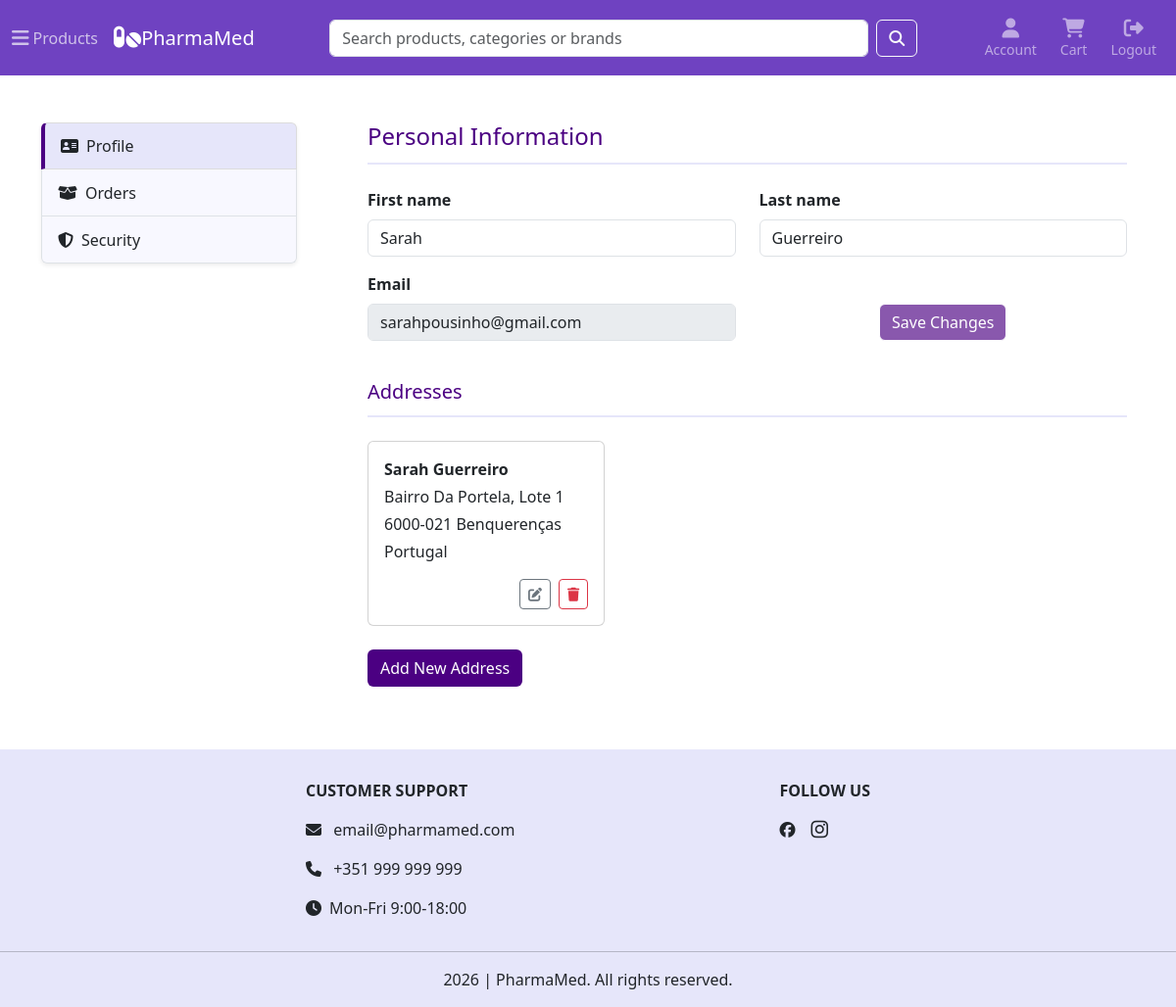
/account/profile (signed in), run on the app's committed database.
### tables this page shows
CREATE TABLE users (
    id INTEGER PRIMARY KEY AUTOINCREMENT,
    first_name TEXT NOT NULL,
    last_name TEXT NOT NULL,
    email TEXT NOT NULL UNIQUE,
    password_hash TEXT NOT NULL,
    created_at TIMESTAMP DEFAULT CURRENT_TIMESTAMP,
    reset_token TEXT,
    reset_token_expiry TEXT
);

CREATE TABLE addresses (
    id INTEGER PRIMARY KEY AUTOINCREMENT,
    user_id INTEGER NOT NULL,
    full_name TEXT NOT NULL,
    address_line TEXT NOT NULL,
    postal_code TEXT NOT NULL,
    city TEXT NOT NULL,
    country TEXT NOT NULL,
    is_default INTEGER DEFAULT 0,
    FOREIGN KEY (user_id) REFERENCES users(id)
);

### app/routes/account.py (the view)
@account_bp.route("/profile", methods=["GET", "POST"])
@login_required
def profile():
    db = get_db()
    user = get_user_profile(db, current_user.id)
    addresses = get_user_addresses(db, current_user.id)
    error = {}
    if request.method == "POST":
        first_name = request.form.get("first_name", "").strip().title()
        last_name = request.form.get("last_name", "").strip().title()
        if not first_name:
            error["first_name"] = "First name is required"
        if not last_name:
            error["last_name"] = "Last name is required"
        if error:
            return render_template("account/profile.html", active_page="profile", first_name=user["first_name"], last_name=user["last_name"], profile_error=error, addresses=addresses)
        if (first_name != user["first_name"] or last_name != user["last_name"]):
            update_user_profile(db=db, first_name=first_name, last_name=last_name, user_id=current_user.id)
            db.commit()
            flash("Profile updated successfully!", "success")
            user = get_user_profile(db, current_user.id)
        return redirect(url_for("account.profile"))
    else:
        return render_template("account/profile.html", active_page="profile", first_name=user["first_name"], last_name=user["last_name"], profile_error=error, addresses=addresses)

### app/__init__.py (called while the page is built)
@app.context_processor
def inject_globals():
    return {
        "categories_menu": load_categories_menu(),
        "cart_count": get_cart_count()
    }

### app/models/user.py (called while the page is built)
@login_manager.user_loader
def load_user(user_id):
    db = get_db()
    user = db.execute(
        """
        SELECT id, email, first_name, last_name
        FROM users
        WHERE id = ?
        """,
        (int(user_id),)
    ).fetchone()
    if user is None:
        return None
    return User(
        user["id"],
        user["email"],
        user["first_name"],
        user["last_name"]
    )

### app/services/address_service.py (called while the page is built)
def get_user_addresses(db, user_id):
    return db.execute(
        """
        SELECT *
        FROM addresses
        WHERE user_id = ?
        """,
        (user_id,)
    ).fetchall()

### app/services/cart_service.py (called while the page is built)
def get_cart_count():
    db = get_db()
    if current_user.is_authenticated:
        return db_cart_count(db, current_user.id)
    session_cart = session.get('cart', {})
    return sum(session_cart.values())

def db_cart_count(db, user_id):
    cart_count = db.execute(
        """
        SELECT SUM(quantity) as total
        FROM cart_items ci
        JOIN carts c ON ci.cart_id = c.id
        WHERE c.user_id = ?
        """,
        (user_id,)
    ).fetchone()
    return cart_count["total"] or 0

### app/services/user_service.py (called while the page is built)
def get_user_profile(db, user_id):
    return db.execute(
        """
        SELECT first_name, last_name
        FROM users
        WHERE id = ?
        """,
        (user_id,)
    ).fetchone()

### app/utils/categories.py (called while the page is built)
def load_categories_menu():
    db = get_db()
    rows = db.execute(
        """
        SELECT category_id, name, parent_id, icon
        FROM categories
        ORDER BY category_id
        """
    ).fetchall()
    categories_menu = {}
    for row in rows:
        if row["parent_id"] == 0:
            categories_menu[row["category_id"]] = {
                "category_data": row,
                "subcategories": []
            }
    for row in rows:
        parent_id = row["parent_id"]
        if parent_id != 0 and parent_id in categories_menu:
            categories_menu[parent_id]["subcategories"].append(row)
    return categories_menu

### app/utils/db.py (called while the page is built)
def get_db():
    if "db" not in g:
        g.db = sqlite3.connect(DATABASE_PATH)
        g.db.row_factory = sqlite3.Row
        g.db.execute("PRAGMA foreign_keys = ON")
    return g.db

### app/templates/account/profile.html (shortened to what this page needs)
{% extends "account/account.html" %}
{% block account_content %}
<div class="section-header pb-1">
    <h1 class="fs-4">Personal Information</h1>
</div>
<div id="personalInfo" class="mt-4">
    <form method="post" action="{{ url_for('account.profile') }}">
    {% set profile_error = profile_error | default({}) %}
        <div class="row mb-3">
            <div class="col-12 col-md-6 mb-3 mb-md-0">
            {% set first_name_error = profile_error.get('first_name') %}
                <label class="form-label fw-semibold" for="first_name" >First name</label>
                <input type="text" name="first_name" class="form-control {% if first_name_error %}is-invalid{% endif %}" value="{{ request.form.get('first_name', first_name) }}">
            </div>
            <div class="col-12 col-md-6">
            {% set last_name_error = profile_error.get('last_name') %}
                <label class="form-label fw-semibold" for="last_name" >Last name</label>
                <input type="text" name="last_name" class="form-control {% if last_name_error %}is-invalid{% endif %}" value="{{ request.form.get('last_name', last_name) }}">
            </div>
        </div>
        <div class="row">
            <div class="col-12 col-md-6 mb-4 mb-md-3">
                <label class="form-label fw-semibold" for="email" >Email</label>
                <input type="email" name="email" class="form-control" value="{{ current_user.email }}" disabled>
            </div>
            <div class="col-12 col-md-6 mb-3 d-flex justify-content-center align-items-end">
                <button id="saveChangesBtn" class="btn" disabled>Save Changes</button>
            </div>
        </div>
    </form>
</div>
<div class="section-header mt-4 pb-1">
    <h2 class="fs-5">Addresses</h2>
</div>
<div id="userAddresses" class="mt-4">
{% if addresses %}
    <div class="row">
    {% for address in addresses %}
        <div class="col-12 col-md-6 col-xl-4 mb-3">
            <div id="address-{{ address.id }}" class="card p-3">
                <div class="address-view {% if edit_address_id == address.id %}d-none{% endif %}">
                    <div class="mb-1">
                        <strong>{{ address.full_name }}</strong>
                    </div>
                    <p class="mb-1">{{ address.address_line }}</p>
                    <p class="mb-1">{{ address.postal_code }} {{ address.city }}</p>
                    <p>{{ address.country }}</p>
                    <div class="mt-1 d-flex justify-content-end">
                        <button class="btn btn-sm btn-outline-secondary edit-btn me-2" data-id="{{ address.id }}" aria-label="Edit address"><i class="fa-solid fa-pen-to-square" aria-hidden="true"></i></button>
                        <form method="POST" action="{{ url_for('account.delete_address') }}">
                            <button class="btn btn-sm btn-outline-danger" aria-label="Delete address"><i class="fa-solid fa-trash" aria-hidden="true"></i></button>
                        </form>
                    </div>
                </div>
                    {% set edit_error = edit_error | default({}) %}
                    {% set edit_form = edit_form | default({}) %}
                        {% set full_name_error = edit_error.get('full_name') if edit_address_id|string == address.id|string else None %}
                        {% set address_line_error = edit_error.get('address_line') if edit_address_id|string == address.id|string else None %}
                        {% set postal_code_error = edit_error.get('postal_code') if edit_address_id|string == address.id|string else None %}
                        {% set city_error = edit_error.get('city') if edit_address_id|string == address.id|string else None %}
                        {% set country_error = edit_error.get('country') if edit_address_id|string == address.id|string else None %}
            </div>
        </div>
    {% endfor %}
    </div>
{% endif %}
</div>
<button type="button" id="addAddressBtn" class="btn {% if addresses %}mt-2{% endif %} mb-3">
    Add New Address
</button>
{% set add_error = add_error | default({}) %}
        {% set add_form = add_form | default({}) %}
                {% set full_name_error = add_error.get('full_name') %}
                {% set address_line_error = add_error.get('address_line') %}
                {% set postal_code_error = add_error.get('postal_code') %}
                {% set city_error = add_error.get('city') %}
                {% set country_error = add_error.get('country') %}
{% endblock %}

### app/static/styles.css (style rules this page uses)
.add-to-cart-btn, .login-btn, .register-btn, .forgot-password-btn, .reset-password-btn, .decrease-btn, .increase-btn, .checkout-btn, #saveChangesBtn, #addAddressBtn, #saveAddressBtn, .change-password-btn, .continue-btn, .place-order-btn, .view-orders-btn, .order-details-btn, .manage-stock-btn, .add-product-btn, .back-to-orders-btn { background-color: #4B0082; color: white; }
.product-name, .login, .register, .forgot-password, .reset-password, .cart-top, .item-name, .page-header, .section-header { color: #4B0082; }
.login, .register-link, .register, .login-link, .forgot-password, .reset-password, .cart-top, .page-header, .section-header { border-bottom: solid 2px #E6E6FA; }

### data on the page
users: first_name "Sarah", last_name "Guerreiro", email "sarahpousinho@gmail.com"
addresses: full_name "Sarah Guerreiro", address_line "Bairro Da Portela, Lote 1", postal_code "6000-021", city "Benquerenças", country "Portugal"
